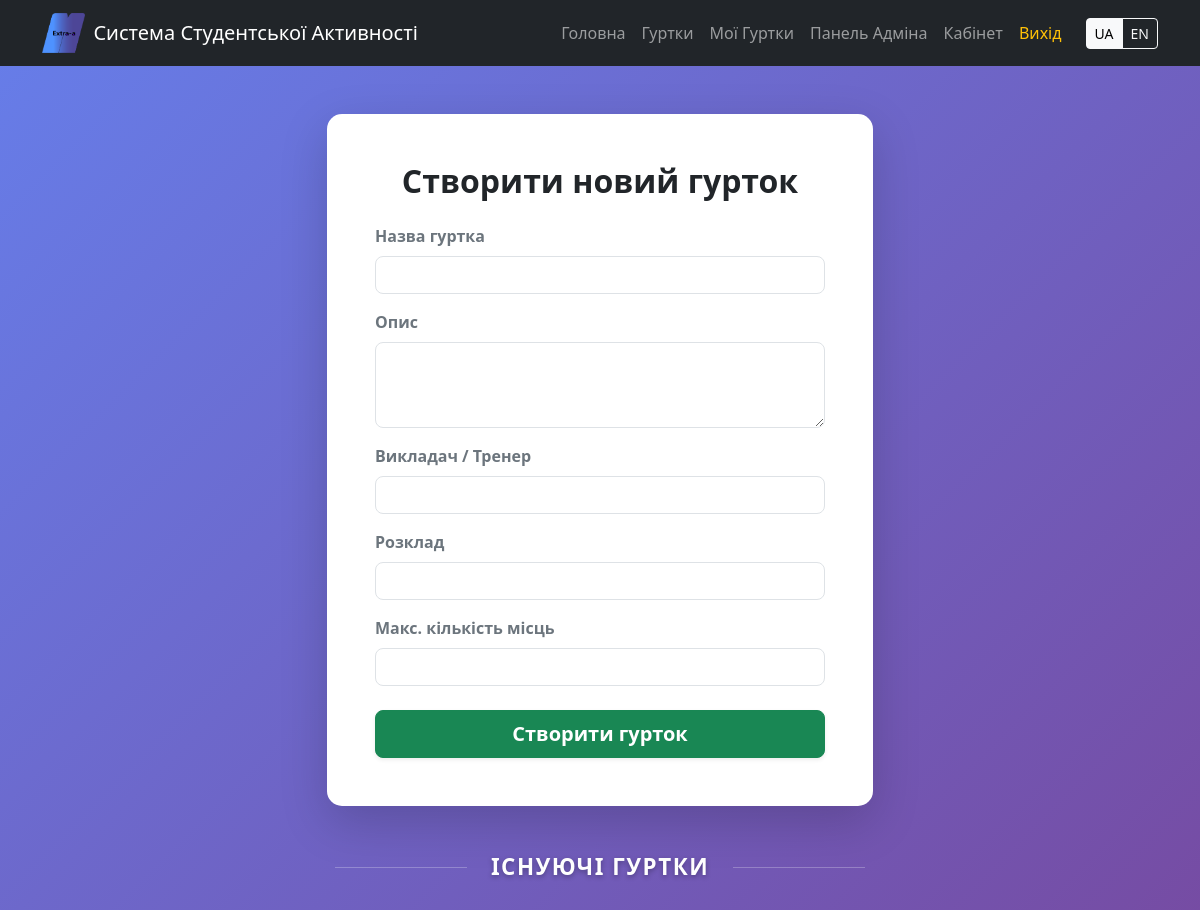
The page /admin (signed in) on the database as committed earlier.
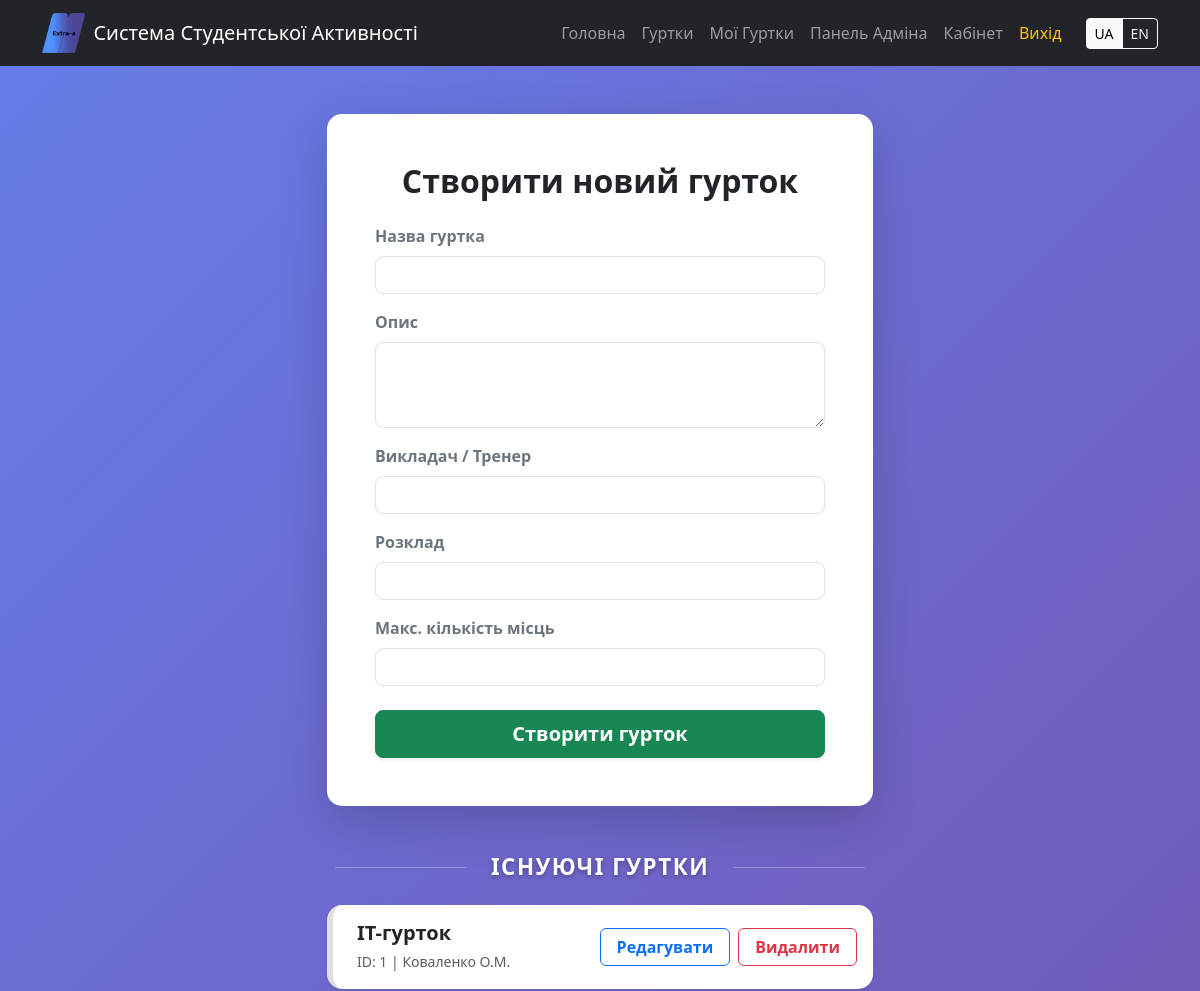
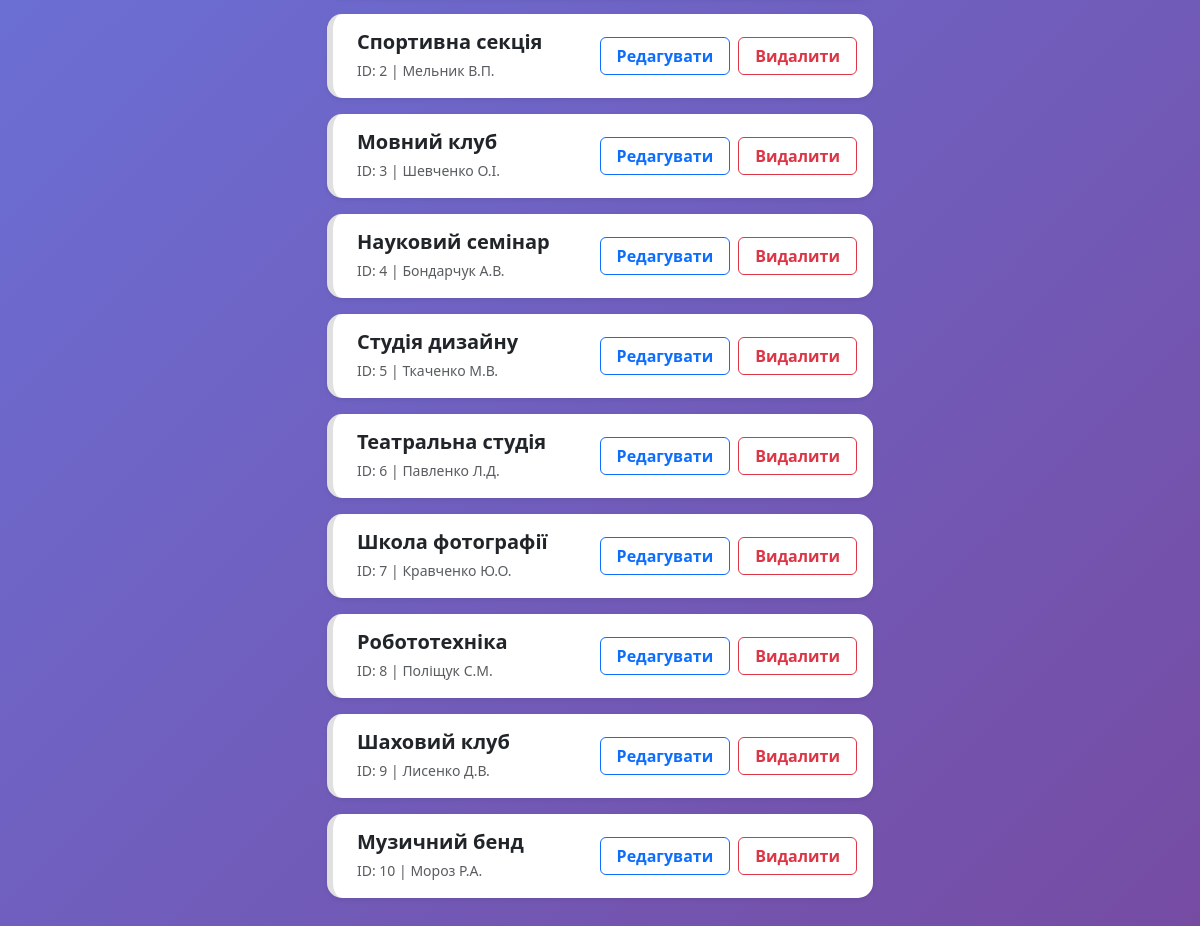
The same page on the database as committed later (2 pictures, top to bottom).
### app.py (models this page shows)
class Club(db.Model):
    id = db.Column(db.Integer, primary_key=True)
    club_name = db.Column(db.String(100))
    description = db.Column(db.Text)
    teacher = db.Column(db.String(100))
    schedule = db.Column(db.String(100))
    max_members = db.Column(db.Integer)
    translation = db.relationship('ClubTranslation', backref='base_club', uselist=False)

### app.py (the view, shortened to what this page needs)
@app.route('/admin', methods=['GET', 'POST'])
@login_required
def admin():
    if current_user.role != 'admin':
        return redirect(url_for('home'))
    all_clubs = Club.query.all()
    return render_template('admin.html', clubs=all_clubs)

### app.py (called while the page is built)
@app.context_processor
def inject_lang():
    lang = session.get('lang', 'uk')
    return dict(lang=lang, text=TRANSLATIONS[lang])

@login_manager.user_loader
def load_user(user_id):
    return Student.query.get(int(user_id))

### static/templates/admin.html (shortened to what the changed rows need)
{% extends 'base.html' %}
{% block content %}
<div class="row justify-content-center mb-5 mt-4">
    <div class="col-md-6">
        <div class="card shadow-lg border-0 mb-4" style="border-radius: 15px; background-color: #ffffff;">
            <div class="card-body p-4 p-sm-5">
                <h2 class="text-center mb-4 fw-bold text-dark">{{ text.get('admin_header', 'Створити новий гурток') }}</h2>
            </div>
        </div>
        {% for club in clubs %}
        <div class="card shadow-sm border-0 mb-3 club-hover-card item-{{ loop.index }}" style="border-radius: 10px; background-color: #ffffff;">
            <div class="card-body d-flex justify-content-between align-items-center p-3">
                <div class="ms-2">
                    <h5 class="fw-bold text-dark mb-1">
                        {% if lang == 'en' and club.translation and club.translation.club_name_en %}
                            {{ club.translation.club_name_en }}
                        {% else %}
                            {{ club.club_name }}
                        {% endif %}
                    </h5>
                    <small class="text-muted">
                        ID: {{ club.id }} |
                        {% if lang == 'en' and club.translation and club.translation.teacher_en %}
                            {{ club.translation.teacher_en }}
                        {% else %}
                            {{ club.teacher }}
                        {% endif %}
                    </small>
                </div>
                <div class="d-flex gap-2">
                    <a href="/admin/edit/{{ club.id }}" class="btn btn-outline-primary fw-bold px-3" style="border-radius: 6px;">
                        {{ text.get('btn_edit', 'Редагувати') }}
                    </a>
                    <form action="/admin/delete/{{ club.id }}" method="POST" class="m-0" onsubmit="return confirm('{{ text.get('confirm_delete', 'Ви впевнені, що хочете видалити цей гурток?') }}');">
                        <button type="submit" class="btn btn-outline-danger fw-bold px-3" style="border-radius: 6px;">
                            {{ text.get('btn_delete', 'Видалити') }}
                        </button>
                    </form>
                </div>
            </div>
        </div>
        {% endfor %}
    </div>
</div>
{% endblock %}

Rows that differ between the two databases and show on the page:
added Club: club_name "IT-гурток", id "1", teacher "Коваленко О.М.", get "Редагувати", get "Видалити"
added Club: club_name "Спортивна секція", id "2", teacher "Мельник В.П.", get "Редагувати", get "Видалити"
added Club: club_name "Мовний клуб", id "3", teacher "Шевченко О.І.", get "Редагувати", get "Видалити"
added Club: club_name "Науковий семінар", id "4", teacher "Бондарчук А.В.", get "Редагувати", get "Видалити"
added Club: club_name "Студія дизайну", id "5", teacher "Ткаченко М.В.", get "Редагувати", get "Видалити"
added Club: club_name "Театральна студія", id "6", teacher "Павленко Л.Д.", get "Редагувати", get "Видалити"
added Club: club_name "Школа фотографії", id "7", teacher "Кравченко Ю.О.", get "Редагувати", get "Видалити"
added Club: club_name "Робототехніка", id "8", teacher "Поліщук С.М.", get "Редагувати", get "Видалити"
added Club: club_name "Шаховий клуб", id "9", teacher "Лисенко Д.В.", get "Редагувати", get "Видалити"
added Club: club_name "Музичний бенд", id "10", teacher "Мороз Р.А.", get "Редагувати", get "Видалити"
